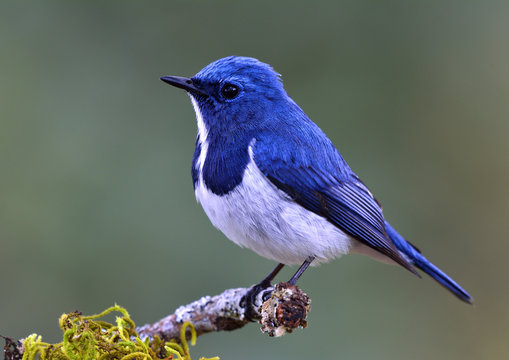
#> input picture images/bird.jpg, 509 x 360 px, given in place of the camera
$ python HW_lesson10.py
#> lines starting #> are read from the running program, lines starting #| are printed output that depends on the picture; after the words box and inside, x2 and y2 are one past the last pixel; in counts of white or black regions, pixels touching at a corner belong together
import cv2
import numpy as np
from sklearn.model_selection import train_test_split
from sklearn.neighbors import KNeighborsClassifier

colors = {
    "red": (0, 0, 255),
    "green": (0, 255, 0),
    "blue": (255, 0, 0),

    "yellow": (0, 255, 255),
    "pink": (203, 192, 255),
    "purple": (128, 0, 128),
    "orange": (0, 128, 255),
    "cyan": (255, 255, 0),

    "white": (255, 255, 255),
    "black": (0, 0, 0)
}

X = []
Y = []

for color_name, bgr in colors.items():
    for _ in range(20):
        noise = np.random.randint(-20, 20, 3)
        sample = np.clip(np.array(bgr) + noise, 0, 255)
        X.append(sample)
        Y.append(color_name)

X_train, X_test, Y_train, Y_test = train_test_split(X, Y, test_size=0.3, stratify=Y)

model = KNeighborsClassifier(n_neighbors=3)
model.fit(X_train, Y_train)

print("Accuracy:", model.score(X_test, Y_test))

cap = cv2.VideoCapture(0)

values = []
n = 3

while True:
    ret, frame = cap.read()
#> frame is the input picture: shape (360, 509, 3); mean B, G, R 104.5, 106.1, 97.7
    if not ret:
        break

    frame = cv2.flip(frame, 1)
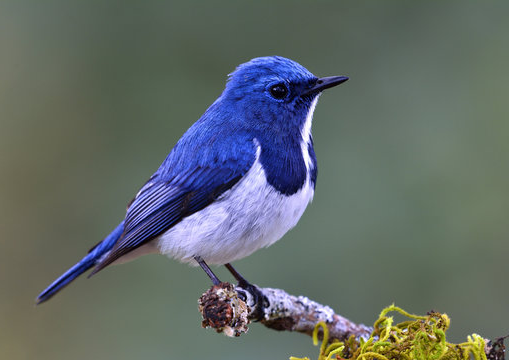
#> frame: shape (360, 509, 3); mean B, G, R 104.5, 106.1, 97.7
    hsv = cv2.cvtColor(frame, cv2.COLOR_BGR2HSV)
#> hsv: shape (360, 509, 3); mean H, S, V 66, 58.1, 118.9

    mask = cv2.inRange(hsv, (20, 50, 50), (255, 255, 255))
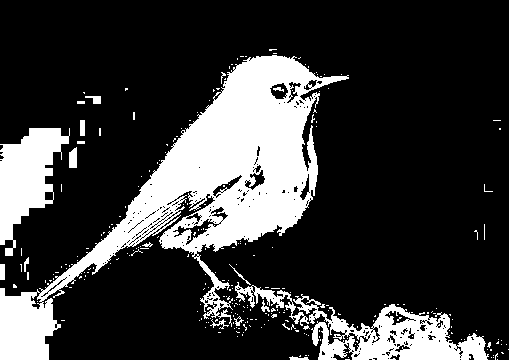
#> mask: shape (360, 509); 22.3% white; 260 white regions (241 under 20 px), largest, box (x1, y1, x2, y2) and area: (0, 55, 349, 360) 28319, (293, 294, 489, 360) 5650, (0, 128, 70, 256) 4620

    mask = cv2.morphologyEx(mask, cv2.MORPH_OPEN, np.ones((5, 5), np.uint8))
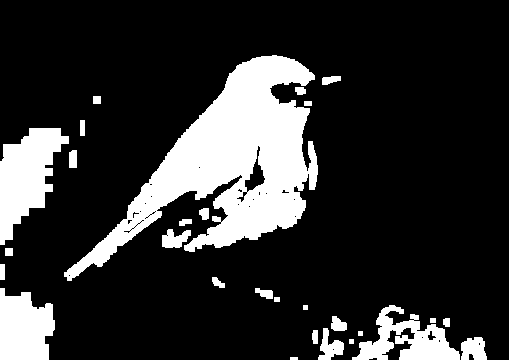
#> mask: shape (360, 509); 18.6% white; 28 white regions, largest, box (x1, y1, x2, y2) and area: (64, 55, 318, 281) 20985, (0, 128, 69, 245) 4456, (0, 288, 55, 360) 3154
    mask = cv2.morphologyEx(mask, cv2.MORPH_CLOSE, np.ones((5, 5), np.uint8))
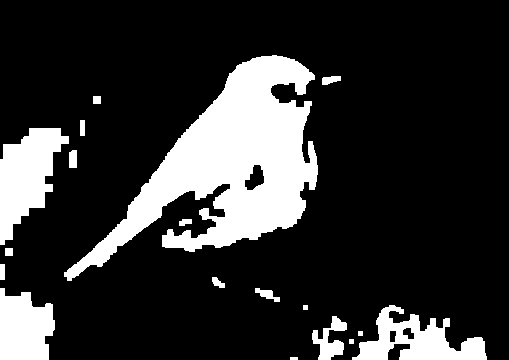
#> mask: shape (360, 509); 19.1% white; 18 white regions

    contours, _ = cv2.findContours(mask, cv2.RETR_EXTERNAL, cv2.CHAIN_APPROX_SIMPLE)
#> contours = 18 contours, 4 with area under 20; largest, box (x1, y1, x2, y2) and area: (64, 55, 318, 281) 21729, (0, 128, 69, 245) 4300, (352, 305, 487, 360) 3456, (0, 288, 55, 360) 3028, (312, 316, 347, 360) 644

    for cnt in contours:
        area = cv2.contourArea(cnt)
        if area > 1000:
            x, y, w, h = cv2.boundingRect(cnt)
            roi = frame[y:y + h, x:x + w]

            mean_color = np.array(cv2.mean(roi)[:3])

            values.append(mean_color)

            if len(values) > n:
                values.pop(0)

            smoothed = np.mean(values, axis=0).reshape(1, -1)

            label = model.predict(smoothed)[0]

            distances, neighbors = model.kneighbors(smoothed)
            neighbor_labels = [Y[i] for i in neighbors[0]]
            prob = neighbor_labels.count(label) / model.n_neighbors

            cv2.rectangle(frame, (x, y), (x + w, y + h), (255, 255, 255), 2)
            cv2.putText(frame, f"{label.upper()} {prob:.2f}", (x, y - 10), cv2.FONT_HERSHEY_SIMPLEX, 0.8,(0, 255, 0), 2)

        cv2.imshow("Color", frame)

        if cv2.waitKey(1) & 0xFF == ord('q'):
            break
#> this loop made 1 pass; (key q is pressed on pass 1)
#> (cnt, area) on pass 1: ([[290, 357], [290, 359], [297, 359], [297, 357]], 14)
#> after the loop, values = []

cap.release()
cv2.destroyAllWindows()

$ run again, on images/dolgopyat.jpg
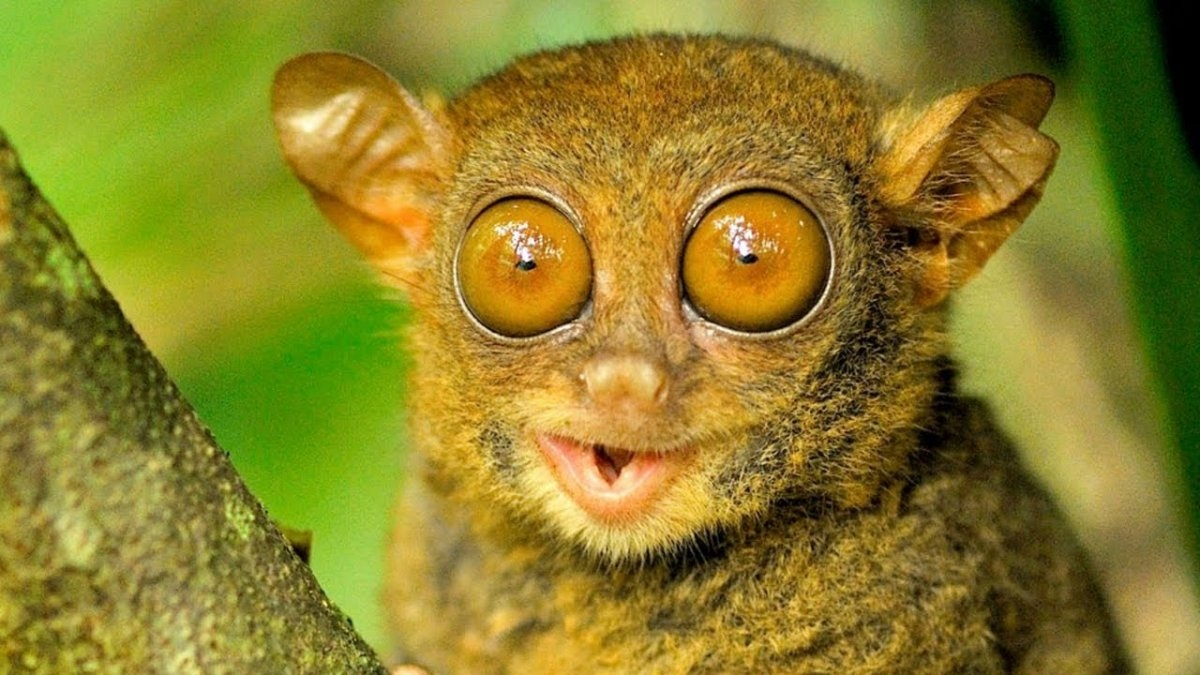
#> input picture images/dolgopyat.jpg, 1200 x 675 px, given in place of the camera
#> frame is the input picture: shape (675, 1200, 3); mean B, G, R 40.6, 127.8, 139
#> `frame = cv2.flip(frame, 1)`:
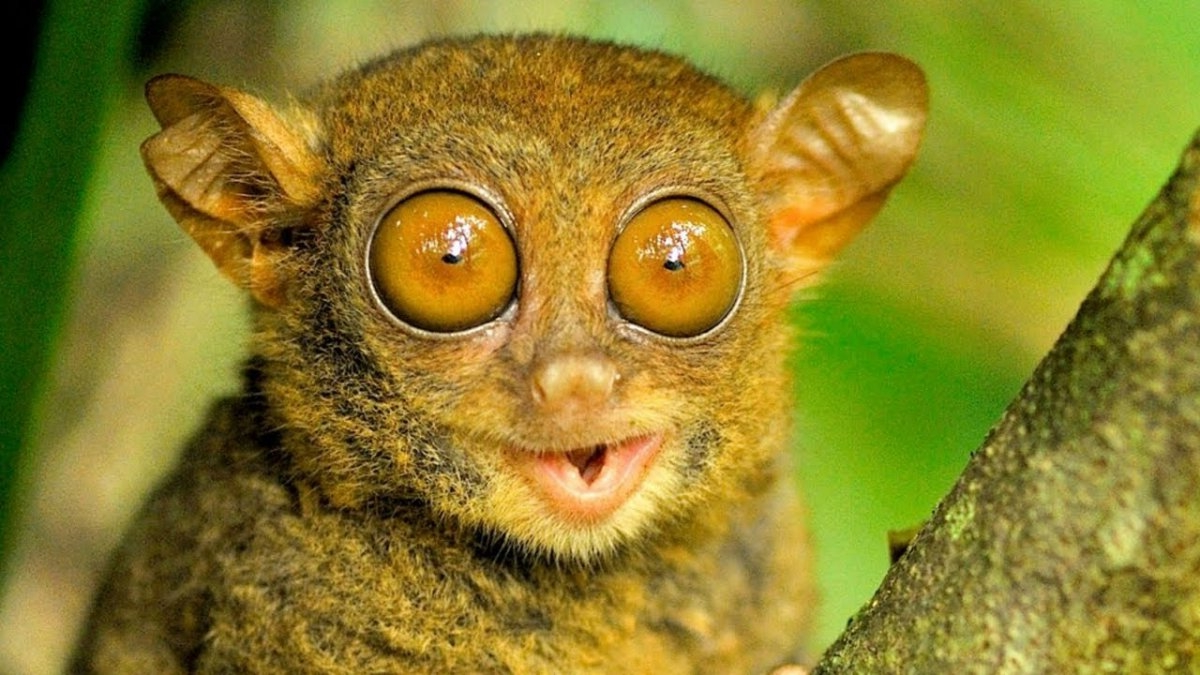
#> frame: shape (675, 1200, 3); mean B, G, R 40.6, 127.8, 139
#> hsv: shape (675, 1200, 3); mean H, S, V 27.2, 188.5, 147.8
#> `mask = cv2.morphologyEx(mask, cv2.MORPH_CLOSE, np.ones((5, 5), np.uint..`:
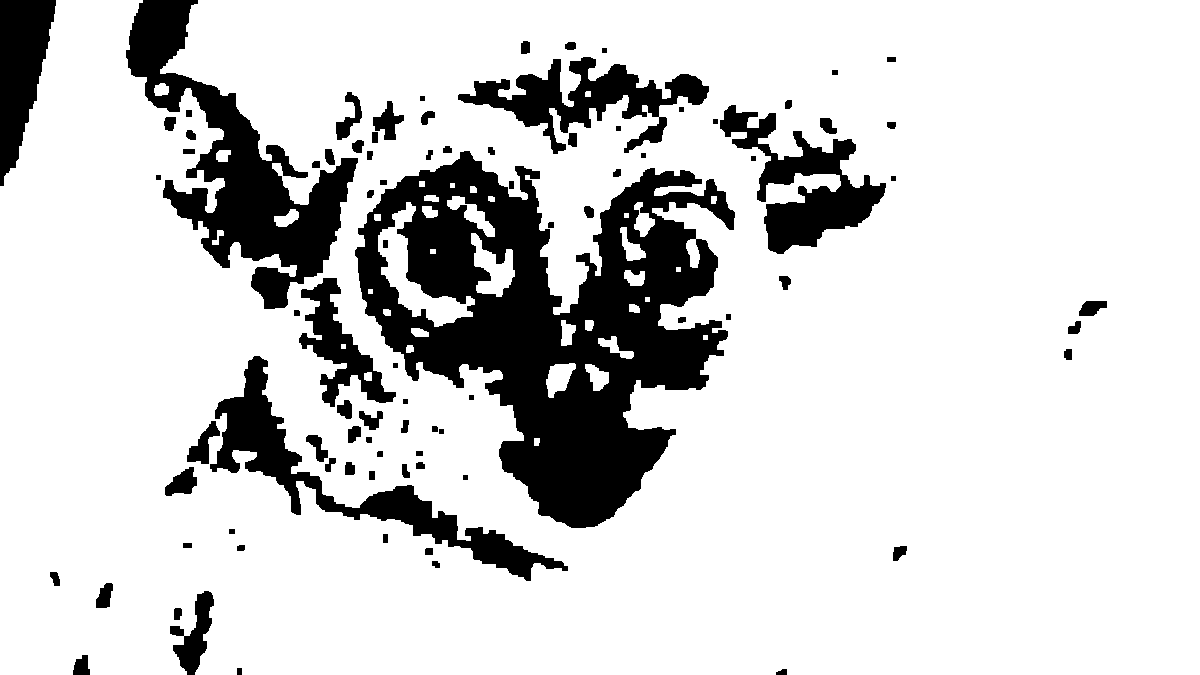
#> mask: shape (675, 1200); 82.6% white; 88 black regions
#> contours = 5 contours; box (x1, y1, x2, y2) and area: (0, 0, 1200, 675) 775749, (274, 209, 299, 227) 240, (154, 83, 169, 96) 136, (216, 150, 231, 162) 126, (212, 230, 224, 245) 60
#> the loop `for cnt in contours:` made 1 pass; (key q is pressed on pass 1)
#> area on pass 1: 59.5
#> after the loop `for cnt in contours:`: values = []
